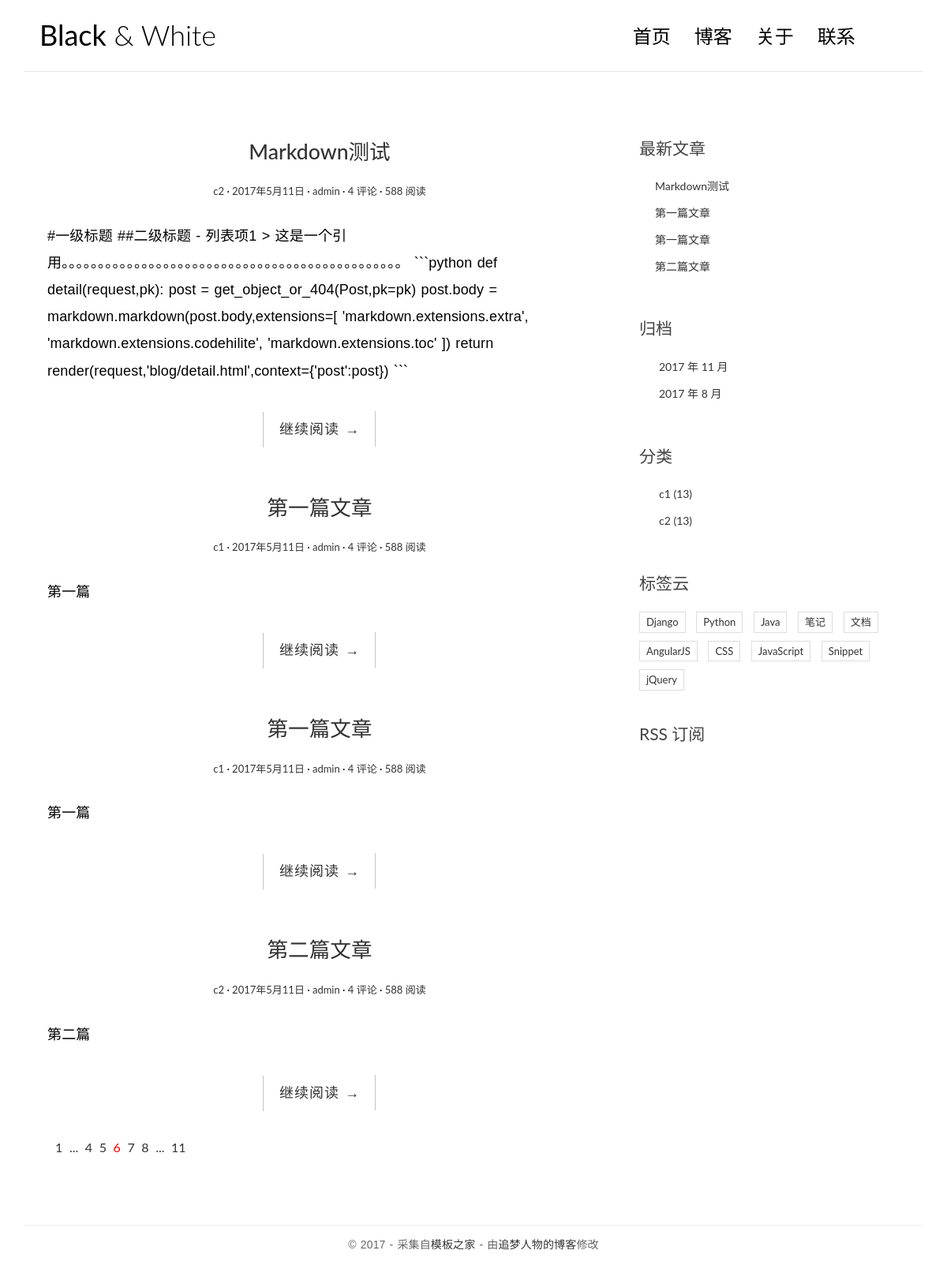
The page / on the database its author committed.
### blog/models.py (models this page shows, shortened)
class Post(models.Model):
    title = models.CharField(max_length=100)
    body = models.TextField(max_length=600)
    created_time = models.DateTimeField()
    modified_time = models.DateTimeField()
    category = models.ForeignKey(Category)
    tags = models.ManyToManyField(Tag)
    excerpt = models.CharField(max_length=100)
    author = models.ForeignKey(User)
    def get_absolute_url(self):
        return reverse('blog:detail',kwargs={'pk':self.pk})

class Category(models.Model):
    name = models.CharField(max_length=100)
    def __str__(self):
        return self.name

### blog/views.py (the view)
# urls.py: url(r'^$',views.index,name='index'),
def index(request):
    post_list = Post.objects.all().order_by('-created_time')
    return render(request,'blog/index.html',context={'post_list':post_list})

### blog/templatetags/blog_tags.py (called while the page is built)
@register.simple_tag()
def get_recent_posts():
    return Post.objects.all().order_by('-created_time')

@register.simple_tag()
def archives():
    return Post.objects.dates('created_time','month',order='DESC')

@register.simple_tag()
def category():
    return Category.objects.all()

### templates/blog/index.html (shortened to what this page needs)
{% extends 'base.html' %}
{% load static %}
            {% block main %}
                {% for post in post_list %}
                <article class="post post-{{ post.pk }}">
                    <header class="entry-header">
                        <h1 class="entry-title">
                            <a href="{{ post.get_absolute_url }}">{{ post.title }}</a>
                        </h1>
                        <div class="entry-meta">
                            <span class="post-category"><a href="#">{{ post.category }}</a></span>
                            <span class="post-date"><a href="#"><time class="entry-date"
                                                                      datetime="2012-11-09T23:15:57+00:00">2017年5月11日</time></a></span>
                            <span class="post-author"><a href="#">{{ post.author }}</a></span>
                            <span class="comments-link"><a href="#">4 评论</a></span>
                            <span class="views-count"><a href="#">588 阅读</a></span>
                        </div>
                    </header>
                    <div class="entry-content clearfix">
                        <p>{{ post.body }}</p>
                        <div class="read-more cl-effect-14">
                            <a href="{{ post.get_absolute_url }}" class="more-link">继续阅读 <span class="meta-nav">→</span></a>
                        </div>
                    </div>
                </article>
                {% empty %}
                暂无文章
                {% endfor %}
                <div class="pagination">
                    <ul>
                        <li><a href="">1</a></li>
                        <li><a href="">...</a></li>
                        <li><a href="">4</a></li>
                        <li><a href="">5</a></li>
                        <li class="current"><a href="">6</a></li>
                        <li><a href="">7</a></li>
                        <li><a href="">8</a></li>
                        <li><a href="">...</a></li>
                        <li><a href="">11</a></li>
                    </ul>
                </div>
            {% endblock main %}

### templates/base.html (shortened to what this page needs)
{% load static %}
{% load blog_tags %}
<!DOCTYPE html>
<html>
<head>
    <link rel="stylesheet" href="{% static 'blog/css/bootstrap.min.css' %}">
    <link rel="stylesheet" href="http://code.ionicframework.com/ionicons/2.0.1/css/ionicons.min.css">
    <link rel="stylesheet" href="{% static 'blog/css/pace.css' %}">
    <link rel="stylesheet" href="{% static 'blog/css/custom.css' %}">
</head>
<body>
<div class="container">
    <header id="site-header">
        <div class="row">
            <div class="col-md-4 col-sm-5 col-xs-8">
                <div class="logo">
                    <h1><a href="index.html"><b>Black</b> &amp; White</a></h1>
                </div>
            </div>
            <div class="col-md-8 col-sm-7 col-xs-4">
                <nav class="main-nav" role="navigation">
                    <div class="collapse navbar-collapse" id="bs-example-navbar-collapse-1">
                        <ul class="nav navbar-nav navbar-right">
                            <li class="cl-effect-11"><a href="index.html" data-hover="首页">首页</a></li>
                            <li class="cl-effect-11"><a href="full-width.html" data-hover="博客">博客</a></li>
                            <li class="cl-effect-11"><a href="about.html" data-hover="关于">关于</a></li>
                            <li class="cl-effect-11"><a href="contact.html" data-hover="联系">联系</a></li>
                        </ul>
                    </div>
                </nav>
            </div>
        </div>
    </header>
</div>
<div class="content-body">
    <div class="container">
        <div class="row">
            <main class="col-md-8">
                {% block main %}
                {% endblock main %}
            </main>
            <aside class="col-md-4">
                <div class="widget widget-recent-posts">
                    <h3 class="widget-title">最新文章</h3>
                    <ul>
                        {% get_recent_posts as recent_posts %}
                        {% for post in recent_posts %}
                        <li>
                            <a href="#">{{ post.title }}</a>
                        </li>
                        {% empty %}
                        暂无文章
                        {% endfor %}
                    </ul>
                </div>
                <div class="widget widget-archives">
                    <h3 class="widget-title">归档</h3>
                    <ul>
                        {% archives as date_list %}
                        {% for date in date_list %}
                        <li>
                            <a href="{% url 'blog:archives' date.year date.month%}">{{ date.year }} 年 {{ date.month }} 月</a>
                        </li>
                        {% empty %}
                        暂无文章
                        {% endfor %}
                    </ul>
                </div>
                <div class="widget widget-category">
                    <h3 class="widget-title">分类</h3>
                    <ul>
                        {% category as category_list %}
                        {% for category in category_list %}
                        <li>
                            <a href="{% url 'blog:category' category.pk %}">{{ category.name }} <span class="post-count">(13)</span></a>
                        </li>
                        {% empty %}
                        暂无文章
                        {% endfor %}
                    </ul>
                </div>
                <div class="widget widget-tag-cloud">
                    <h3 class="widget-title">标签云</h3>
                    <ul>
                        <li>
                            <a href="#">Django</a>
                        </li>
                        <li>
                            <a href="#">Python</a>
                        </li>
                        <li>
                            <a href="#">Java</a>
                        </li>
                        <li>
                            <a href="#">笔记</a>
                        </li>
                        <li>
                            <a href="#">文档</a>
                        </li>
                        <li>
                            <a href="#">AngularJS</a>
                        </li>
                        <li>
                            <a href="#">CSS</a>
                        </li>
                        <li>
                            <a href="#">JavaScript</a>
                        </li>
                        <li>
                            <a href="#">Snippet</a>
                        </li>
                        <li>
                            <a href="#">jQuery</a>
                        </li>
                    </ul>
                </div>
                <div class="rss">
                    <a href=""> RSS 订阅</a>
                </div>
            </aside>
        </div>
    </div>
</div>
<footer id="site-footer">
    <div class="container">
        <div class="row">
            <div class="col-md-12">
                <p class="copyright">&copy 2017 - 采集自<a href="http://www.cssmoban.com/"
                                                        target="_blank" title="模板之家">模板之家</a>
                    - 由<a href="http://zmrenwu.com/" title="网页模板" target="_blank">追梦人物的博客</a>修改
                </p>
            </div>
        </div>
    </div>
</footer>
</body>
</html>

### blog/static/blog/css/custom.css (style rules this page uses)
* { outline: none; }
h1, h2, h3, h4, h5, h6 { margin-top: 0; }
b { font-weight: 400; }
a { color: #333; }
body { color: #444; font-family: 'Lato', sans-serif; }
p { font-family: 'Ubuntu', sans-serif; font-weight: 400; word-spacing: 1px; letter-spacing: 0.01em; }
#site-header { background-color: #FFF; padding: 25px 20px; margin-bottom: 40px; border-bottom: 1px solid #e7e7e7; }
.logo h1 a { color: #000; }
.logo h1 { margin: 0; font-family: 'Lato', sans-serif; font-weight: 300; }
.main-nav { margin-top: 11px; max-width: 95%; }
.main-nav a { color: #000000 !important; padding: 0 0 5px 0 !important; margin-right: 30px; font-family: 'Lato', sans-serif; font-weight: 300; font-size: 24px; }
.cl-effect-11 a { padding: 10px 0; color: #0972b4; text-shadow: none; }
.cl-effect-11 a::before { position: absolute; top: 0; left: 0; overflow: hidden; padding: 0 0 5px 0 !important; max-width: 0; border-bottom: 1px solid #000; color: #000; content: attr(data-hover); white-space: nowrap; -webkit-transition: max-width 0.5s; -moz-transition: max-width 0.5s; transition: max-width 0.5s; }
.content-body { padding-bottom: 4em; }
.post { background: #fff; padding: 30px 30px 0; }
.entry-title { text-align: center; font-size: 1.9em; margin-bottom: 20px; line-height: 1.6; padding: 10px 20px 0; }
.entry-meta { text-align: center; color: #DDDDDD; font-size: 13px; margin-bottom: 30px; }
.entry-content { font-size: 18px; line-height: 1.9; font-weight: 300; color: #000; }
.post-category::after, .post-date::after, .post-author::after, .comments-link::after { content: ' ·'; color: #000; }
.read-more { font-family: 'Ubuntu', sans-serif; font-weight: 400; word-spacing: 1px; letter-spacing: 0.01em; text-align: center; margin-top: 20px; }
.cl-effect-14 a { padding: 0 20px; height: 45px; line-height: 45px; position: relative; display: inline-block; margin: 15px 25px; letter-spacing: 1px; font-weight: 400; text-shadow: 0 0 1px rgba(255, 255, 255, 0.3); }
.cl-effect-14 a::before, .cl-effect-14 a::after { position: absolute; width: 45px; height: 1px; background: #C3C3C3; content: ''; -webkit-transition: all 0.3s; -moz-transition: all 0.3s; transition: all 0.3s; pointer-events: none; }
.cl-effect-14 a::before { top: 0; left: 0; -webkit-transform: rotate(90deg); -moz-transform: rotate(90deg); transform: rotate(90deg); -webkit-transform-origin: 0 0; -moz-transform-origin: 0 0; transform-origin: 0 0; }
.cl-effect-14 a::after { right: 0; bottom: 0; -webkit-transform: rotate(90deg); -moz-transform: rotate(90deg); transform: rotate(90deg); -webkit-transform-origin: 100% 0; -moz-transform-origin: 100% 0; transform-origin: 100% 0; }
.widget { background: #fff; padding: 30px 0 0; }
.widget-title { font-size: 1.5em; margin-bottom: 20px; line-height: 1.6; padding: 10px 0 0; font-weight: 400; }
.widget-recent-posts ul { padding: 0; margin: 0; padding-left: 20px; }
.widget-recent-posts ul li { list-style-type: none; position: relative; line-height: 170%; margin-bottom: 10px; }
.widget-recent-posts ul li::before { content: '\f3d3'; font-family: "Ionicons"; position: absolute; left: -17px; top: 3px; font-size: 16px; color: #000; }
.widget-archives ul { padding: 0; margin: 0; padding-left: 25px; }
.widget-archives ul li { list-style-type: none; position: relative; line-height: 170%; margin-bottom: 10px; }
.widget-archives ul li::before { content: '\f3f3'; font-family: "Ionicons"; position: absolute; left: -25px; top: 1px; font-size: 16px; color: #000; }
.widget-category ul { padding: 0; margin: 0; padding-left: 25px; }
.widget-category ul li { list-style-type: none; position: relative; line-height: 170%; margin-bottom: 10px; }
.widget-category ul li::before { content: '\f3fe'; font-family: "Ionicons"; position: absolute; left: -25px; top: 1px; font-size: 18px; color: #000; }
.widget-tag-cloud ul { padding: 0; margin: 0; margin-right: -10px; }
.widget-tag-cloud ul li { list-style-type: none; font-size: 13px; display: inline-block; margin-right: 10px; margin-bottom: 10px; padding: 3px 8px; border: 1px solid #ddd; }
.rss { font-size: 21px; margin-top: 30px; }
.rss a { color: #444; }
#site-footer { padding-top: 10px; padding: 0 0 1.5em 0; }
.copyright { text-align: center; padding-top: 1em; margin: 0; border-top: 1px solid #eee; color: #666; }
.pagination ul { list-style: none; }
.pagination ul li { display: inline-block; font-size: 16px; margin-right: 5px; }
.current a { color: red; }

### rows shown on the page
Post: title "Markdown测试", category "c2", author "admin", body "#一级标题 ##二级标题 - 列表项1 > 这是一个引用。。。。。。。。。。。。。。。。。。。。。。。。。。。。。。。。。。。。。。。。。。。。。。。 ```python def detail(request,pk): post = get_object_or_404(Post,pk=pk) post.body = markdown.markdown(post.body,extensions=[ 'markdown.extensions.extra', 'markdown.extensions.codehilite', 'markdown.extensions.toc' ]) return render(request,'blog/detail.html',context={'post':post}) ```"
Post: title "第一篇文章", category "c1", author "admin", body "第一篇"
Post: title "第一篇文章", category "c1", author "admin", body "第一篇"
Post: title "第二篇文章", category "c2", author "admin", body "第二篇"
Category: name "c1"
Category: name "c2"

### other values the page prints
{{ date.year }} "2017" "2017"
{{ date.month }} "11" "8"
